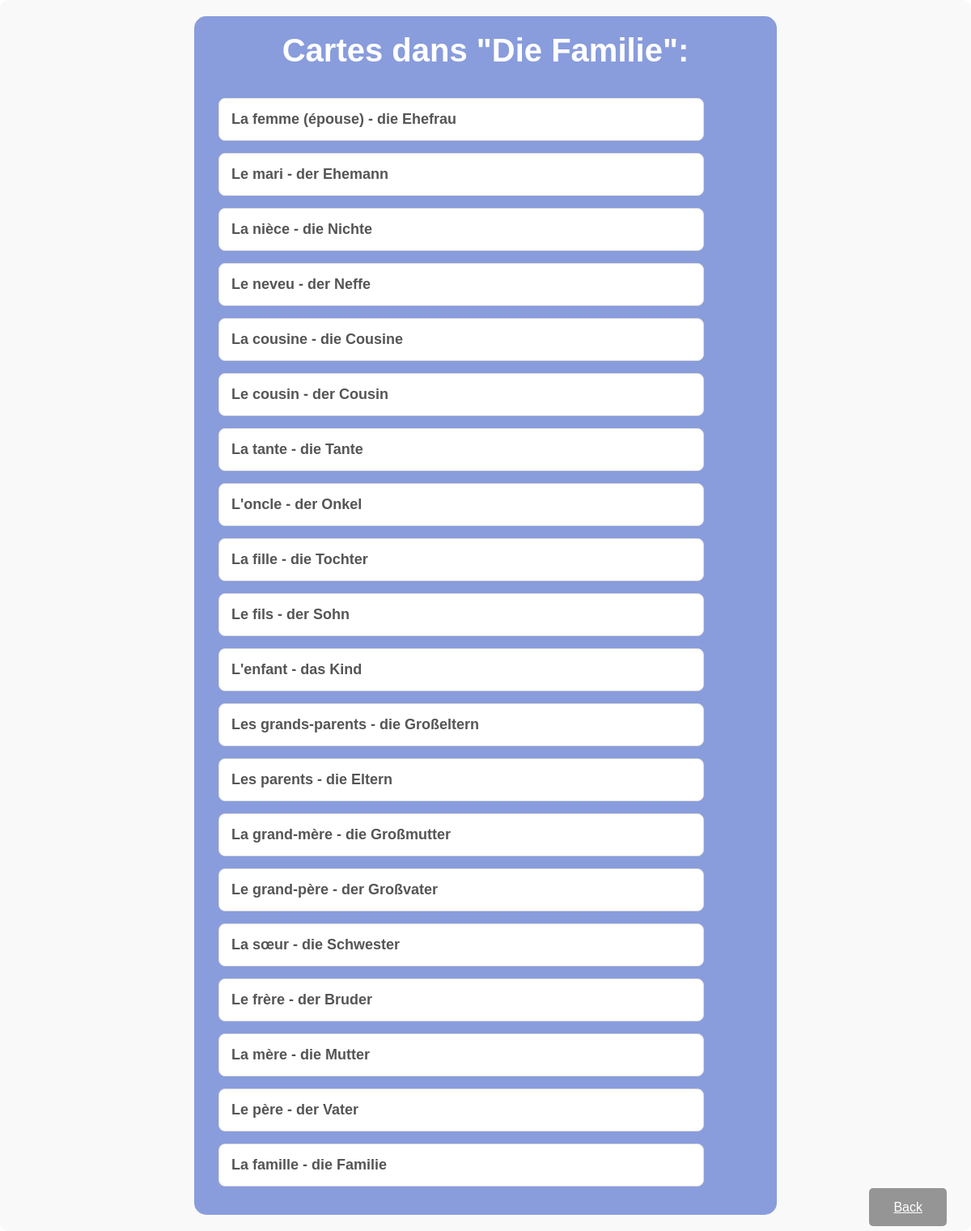
The page /classeur/public/80/cards/ on the database its author committed.
### cards/models.py (models this page shows, shortened)
class Classeur(models.Model):
    LANGUAGES = [
        ('DE', 'Allemand'),
        ('IT', 'Italien'),
        ('ES', 'Espagnol'),
        ('EN', 'Anglais')
    ]
    name = models.CharField(max_length=200, null=False)
    user = models.ForeignKey(User, on_delete=models.CASCADE)  # Classeur asso. avec un utilisateur
    public = models.BooleanField(default=False)
    category = models.CharField(max_length=2, choices=LANGUAGES, default='FR')  # Catégorie / Langue

class Card(models.Model):
    question = models.CharField(max_length=100)
    answer = models.CharField(max_length=100)
    box = models.IntegerField(
        choices=zip(BOXES, BOXES),
        default=BOXES[0],  # Default box for new cards is box 1
    )
    date_created = models.DateTimeField(auto_now_add=True)  # Timestamp of card creation
    classeur = models.ForeignKey(Classeur, on_delete=models.CASCADE, related_name='cards', default=get_default_classeur)
    user = models.ForeignKey(User, on_delete=models.CASCADE, default=1)  # Default user

### cards/views.py (the view)
# urls.py: path('classeur/public/<int:classeur_id>/cards/', CardListExistingView.as_view(), name='card-list-existante'),
class CardListExistingView(ListView):
    model = Card
    template_name = 'cards/classeur_cartes_liste_existante.html'
    context_object_name = 'cards'
    def get_queryset(self):
        classeur_id = self.kwargs.get('classeur_id')
        classeur = get_object_or_404(Classeur, id=classeur_id, public=True)  # Assurez-vous que le classeur est public
        return Card.objects.filter(classeur=classeur).order_by("-date_created")
    def get_context_data(self, **kwargs):
        context = super().get_context_data(**kwargs)
        classeur_id = self.kwargs.get('classeur_id')
        classeur = get_object_or_404(Classeur, id=classeur_id, public=True)
        context['classeur'] = classeur
        return context

### cards/templates/cards/classeur_cartes_liste_existante.html (shortened to what this page needs)
<!DOCTYPE html>
<html lang="en">
{% load static %}
<head>
    <link rel="stylesheet" href="https://cdn.simplecss.org/simple.min.css">
    <link rel="stylesheet" href="{% static 'css/styles_classeur_liste.css' %}">
</head>
{% if classeur.pk %}
        <div class="container3">
            <div class="box-flashcards">
                <h1>Cartes dans "{{ classeur.name }}":</h1>
                <br>
                <br>
                <ul>
                    {% for card in cards %}
                      <div class="cards-list">
                        <div class="card-content">
                            <h4>{{ card.question }} - {{ card.answer }}</h4>
                        </div>
                      </div>
                    {% endfor %}
                </ul>
            </div>
        </div>
    {% else %}
            <p>Classeur non trouvé ou invalide.</p>
    {% endif %}
<div style="position: fixed; bottom: 20px; right: 20px;">
        <a href="{% url 'classeur_detail_public' classeur.pk %}" class="button">Back</a>
    </div>

### static/css/styles_classeur_liste.css (style rules this page uses)
* { margin: 0; padding: 0; box-sizing: border-box; font-family: 'arial', sans-serif; }
.button { margin: 10px; padding: 15px 30px; font-size: 16px; cursor: pointer; border: none; border-radius: 5px; background-color: rgba(0,0,0,0.4); color: white; transition: background-color 0.3s; }
div ul { list-style: none; width: 100%; text-align: left; padding-right: 60px; row-gap: 10px; }
h1 { font-size: 40px; color: white; align-content: center; text-align: center; }
.container3 { display:flex; flex-direction: column; width: 100vw; align-itmes:left0; padding: 20px; background-color: #f9f9f9; border-radius: 10px; }
.box-flashcards { margin:0 auto; width: 60vw; display:flex; flex-direction: column; align-items:center; padding: 20px; background-color: #899cdc; border-radius: 15px; }
ul { list-style: none; padding: 0; }
.cards-list, .classeur-list { width: 50vw; margin: 0 auto; background: #fff; border: 1px solid #ddd; border-radius: 8px; padding: 15px; margin-bottom: 15px; transition: transform 0.3s ease; }
.cards-list h4, .classeur-list { font-size: 18px; color: #555; }
.card-content { flex-grow: 1; }

### rows shown on the page
Classeur: name "Die Familie"
Card: question "La femme (épouse)", answer "die Ehefrau"
Card: question "Le mari", answer "der Ehemann"
Card: question "La nièce", answer "die Nichte"
Card: question "Le neveu", answer "der Neffe"
Card: question "La cousine", answer "die Cousine"
Card: question "Le cousin", answer "der Cousin"
Card: question "La tante", answer "die Tante"
Card: question "L'oncle", answer "der Onkel"
Card: question "La fille", answer "die Tochter"
Card: question "Le fils", answer "der Sohn"
Card: question "L'enfant", answer "das Kind"
Card: question "Les grands-parents", answer "die Großeltern"
Card: question "Les parents", answer "die Eltern"
Card: question "La grand-mère", answer "die Großmutter"
Card: question "Le grand-père", answer "der Großvater"
Card: question "La sœur", answer "die Schwester"
Card: question "Le frère", answer "der Bruder"
Card: question "La mère", answer "die Mutter"
Card: question "Le père", answer "der Vater"
Card: question "La famille", answer "die Familie"
